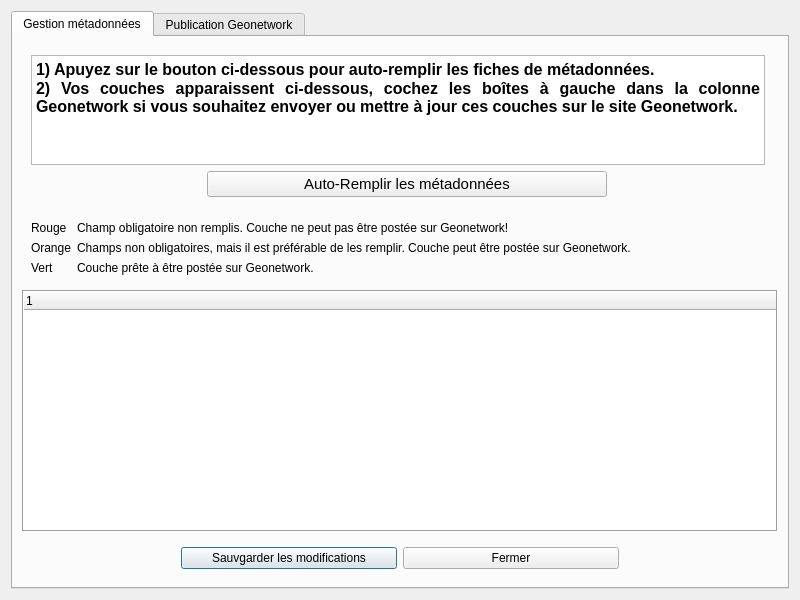
<?xml version="1.0" encoding="UTF-8"?>
<ui version="4.0">
 <class>MetaGAMDialogBase</class>
 <widget class="QDialog" name="MetaGAMDialogBase">
  <property name="windowModality">
   <enum>Qt::NonModal</enum>
  </property>
  <property name="geometry">
   <rect>
    <x>0</x>
    <y>0</y>
    <width>800</width>
    <height>600</height>
   </rect>
  </property>
  <property name="minimumSize">
   <size>
    <width>400</width>
    <height>450</height>
   </size>
  </property>
  <property name="windowTitle">
   <string>MetaGAM</string>
  </property>
  <property name="autoFillBackground">
   <bool>false</bool>
  </property>
  <property name="inputMethodHints">
   <set>Qt::ImhNone</set>
  </property>
  <layout class="QVBoxLayout" name="verticalLayout">
   <item>
    <widget class="QTabWidget" name="tabWidget">
     <property name="enabled">
      <bool>true</bool>
     </property>
     <property name="accessibleName">
      <string/>
     </property>
     <property name="tabShape">
      <enum>QTabWidget::Rounded</enum>
     </property>
     <property name="currentIndex">
      <number>0</number>
     </property>
     <widget class="QWidget" name="tab_meta">
      <attribute name="title">
       <string>Gestion métadonnées</string>
      </attribute>
      <layout class="QGridLayout" name="gridLayout_4">
       <item row="3" column="1">
        <widget class="QTreeWidget" name="treeWidget">
         <property name="enabled">
          <bool>true</bool>
         </property>
         <property name="sizePolicy">
          <sizepolicy hsizetype="Expanding" vsizetype="Expanding">
           <horstretch>0</horstretch>
           <verstretch>0</verstretch>
          </sizepolicy>
         </property>
         <property name="sizeIncrement">
          <size>
           <width>0</width>
           <height>0</height>
          </size>
         </property>
         <property name="frameShape">
          <enum>QFrame::Box</enum>
         </property>
         <column>
          <property name="text">
           <string notr="true">1</string>
          </property>
         </column>
        </widget>
       </item>
       <item row="4" column="1">
        <widget class="QFrame" name="frame_2">
         <property name="tabletTracking">
          <bool>false</bool>
         </property>
         <property name="contextMenuPolicy">
          <enum>Qt::NoContextMenu</enum>
         </property>
         <property name="autoFillBackground">
          <bool>false</bool>
         </property>
         <property name="inputMethodHints">
          <set>Qt::ImhNone</set>
         </property>
         <property name="frameShape">
          <enum>QFrame::NoFrame</enum>
         </property>
         <property name="frameShadow">
          <enum>QFrame::Raised</enum>
         </property>
         <layout class="QHBoxLayout" name="horizontalLayout">
          <item>
           <spacer name="horizontalSpacer_2">
            <property name="orientation">
             <enum>Qt::Horizontal</enum>
            </property>
            <property name="sizeType">
             <enum>QSizePolicy::Fixed</enum>
            </property>
            <property name="sizeHint" stdset="0">
             <size>
              <width>150</width>
              <height>20</height>
             </size>
            </property>
           </spacer>
          </item>
          <item>
           <widget class="QPushButton" name="pb_meta_apply">
            <property name="text">
             <string>Sauvgarder les modifications</string>
            </property>
           </widget>
          </item>
          <item>
           <widget class="QPushButton" name="pb_meta_cancel">
            <property name="text">
             <string>Fermer</string>
            </property>
           </widget>
          </item>
          <item>
           <spacer name="horizontalSpacer_3">
            <property name="orientation">
             <enum>Qt::Horizontal</enum>
            </property>
            <property name="sizeType">
             <enum>QSizePolicy::Fixed</enum>
            </property>
            <property name="sizeHint" stdset="0">
             <size>
              <width>150</width>
              <height>20</height>
             </size>
            </property>
           </spacer>
          </item>
         </layout>
        </widget>
       </item>
       <item row="0" column="1">
        <widget class="QFrame" name="frame">
         <property name="enabled">
          <bool>true</bool>
         </property>
         <property name="sizePolicy">
          <sizepolicy hsizetype="Preferred" vsizetype="Fixed">
           <horstretch>0</horstretch>
           <verstretch>0</verstretch>
          </sizepolicy>
         </property>
         <property name="maximumSize">
          <size>
           <width>752</width>
           <height>16777215</height>
          </size>
         </property>
         <property name="layoutDirection">
          <enum>Qt::LeftToRight</enum>
         </property>
         <property name="frameShape">
          <enum>QFrame::NoFrame</enum>
         </property>
         <property name="frameShadow">
          <enum>QFrame::Raised</enum>
         </property>
         <layout class="QFormLayout" name="formLayout">
          <item row="0" column="0" colspan="2">
           <widget class="QTextEdit" name="textEdit_2">
            <property name="sizePolicy">
             <sizepolicy hsizetype="Expanding" vsizetype="Fixed">
              <horstretch>0</horstretch>
              <verstretch>0</verstretch>
             </sizepolicy>
            </property>
            <property name="minimumSize">
             <size>
              <width>0</width>
              <height>110</height>
             </size>
            </property>
            <property name="maximumSize">
             <size>
              <width>16777215</width>
              <height>50</height>
             </size>
            </property>
            <property name="frameShape">
             <enum>QFrame::StyledPanel</enum>
            </property>
            <property name="frameShadow">
             <enum>QFrame::Sunken</enum>
            </property>
            <property name="midLineWidth">
             <number>0</number>
            </property>
            <property name="html">
             <string>&lt;!DOCTYPE HTML PUBLIC &quot;-//W3C//DTD HTML 4.0//EN&quot; &quot;http://www.w3.org/TR/REC-html40/strict.dtd&quot;&gt;
&lt;html&gt;&lt;head&gt;&lt;meta name=&quot;qrichtext&quot; content=&quot;1&quot; /&gt;&lt;style type=&quot;text/css&quot;&gt;
p, li { white-space: pre-wrap; }
&lt;/style&gt;&lt;/head&gt;&lt;body style=&quot; font-family:'Sans Serif'; font-size:9pt; font-weight:400; font-style:normal;&quot;&gt;
&lt;p align=&quot;justify&quot; style=&quot; margin-top:0px; margin-bottom:0px; margin-left:0px; margin-right:0px; -qt-block-indent:0; text-indent:0px;&quot;&gt;&lt;span style=&quot; font-family:'MS Shell Dlg 2'; font-size:12pt; font-weight:600;&quot;&gt;1) Apuyez sur le bouton ci-dessous pour auto-remplir les fiches de métadonnées.&lt;/span&gt;&lt;/p&gt;
&lt;p align=&quot;justify&quot; style=&quot; margin-top:0px; margin-bottom:0px; margin-left:0px; margin-right:0px; -qt-block-indent:0; text-indent:0px;&quot;&gt;&lt;span style=&quot; font-family:'MS Shell Dlg 2'; font-size:12pt; font-weight:600;&quot;&gt;2) Vos couches apparaissent ci-dessous, cochez les boîtes à gauche dans la colonne Geonetwork si vous souhaitez envoyer ou mettre à jour ces couches sur le site Geonetwork.&lt;/span&gt;&lt;/p&gt;&lt;/body&gt;&lt;/html&gt;</string>
            </property>
           </widget>
          </item>
          <item row="1" column="0">
           <spacer name="horizontalSpacer">
            <property name="orientation">
             <enum>Qt::Horizontal</enum>
            </property>
            <property name="sizeHint" stdset="0">
             <size>
              <width>170</width>
              <height>20</height>
             </size>
            </property>
           </spacer>
          </item>
          <item row="1" column="1">
           <widget class="QPushButton" name="pbAutoMeta">
            <property name="enabled">
             <bool>true</bool>
            </property>
            <property name="sizePolicy">
             <sizepolicy hsizetype="Minimum" vsizetype="Minimum">
              <horstretch>0</horstretch>
              <verstretch>0</verstretch>
             </sizepolicy>
            </property>
            <property name="minimumSize">
             <size>
              <width>0</width>
              <height>0</height>
             </size>
            </property>
            <property name="maximumSize">
             <size>
              <width>400</width>
              <height>16777215</height>
             </size>
            </property>
            <property name="font">
             <font>
              <pointsize>11</pointsize>
              <weight>50</weight>
              <bold>false</bold>
              <underline>false</underline>
             </font>
            </property>
            <property name="layoutDirection">
             <enum>Qt::LeftToRight</enum>
            </property>
            <property name="text">
             <string>Auto-Remplir les métadonnées</string>
            </property>
            <property name="checkable">
             <bool>false</bool>
            </property>
            <property name="default">
             <bool>false</bool>
            </property>
            <property name="flat">
             <bool>false</bool>
            </property>
           </widget>
          </item>
         </layout>
        </widget>
       </item>
       <item row="1" column="1">
        <widget class="QFrame" name="frame_legende">
         <property name="frameShape">
          <enum>QFrame::NoFrame</enum>
         </property>
         <property name="frameShadow">
          <enum>QFrame::Plain</enum>
         </property>
         <layout class="QGridLayout" name="gridLayout_7">
          <item row="0" column="0">
           <widget class="QLabel" name="label_Red">
            <property name="sizePolicy">
             <sizepolicy hsizetype="Fixed" vsizetype="Preferred">
              <horstretch>0</horstretch>
              <verstretch>0</verstretch>
             </sizepolicy>
            </property>
            <property name="text">
             <string>Rouge</string>
            </property>
           </widget>
          </item>
          <item row="1" column="0">
           <widget class="QLabel" name="label_Orange">
            <property name="sizePolicy">
             <sizepolicy hsizetype="Fixed" vsizetype="Preferred">
              <horstretch>0</horstretch>
              <verstretch>0</verstretch>
             </sizepolicy>
            </property>
            <property name="text">
             <string>Orange</string>
            </property>
           </widget>
          </item>
          <item row="2" column="0">
           <widget class="QLabel" name="label_Green">
            <property name="sizePolicy">
             <sizepolicy hsizetype="Fixed" vsizetype="Preferred">
              <horstretch>0</horstretch>
              <verstretch>0</verstretch>
             </sizepolicy>
            </property>
            <property name="text">
             <string>Vert</string>
            </property>
           </widget>
          </item>
          <item row="0" column="1">
           <widget class="QLabel" name="label_8">
            <property name="text">
             <string>Champ obligatoire non remplis. Couche ne peut pas être postée sur Geonetwork!</string>
            </property>
           </widget>
          </item>
          <item row="1" column="1">
           <widget class="QLabel" name="label_9">
            <property name="text">
             <string>Champs non obligatoires, mais il est préférable de les remplir. Couche peut être postée sur Geonetwork.</string>
            </property>
           </widget>
          </item>
          <item row="2" column="1">
           <widget class="QLabel" name="label_10">
            <property name="text">
             <string>Couche prête à être postée sur Geonetwork.</string>
            </property>
           </widget>
          </item>
         </layout>
        </widget>
       </item>
      </layout>
     </widget>
     <widget class="QWidget" name="tab_geo">
      <attribute name="title">
       <string>Publication Geonetwork</string>
      </attribute>
      <layout class="QGridLayout" name="gridLayout_2">
       <item row="1" column="0">
        <widget class="QFrame" name="frame_3">
         <property name="layoutDirection">
          <enum>Qt::LeftToRight</enum>
         </property>
         <property name="frameShape">
          <enum>QFrame::StyledPanel</enum>
         </property>
         <property name="frameShadow">
          <enum>QFrame::Raised</enum>
         </property>
         <layout class="QGridLayout" name="gridLayout" columnstretch="2,3,2,0">
          <item row="2" column="2">
           <widget class="QLineEdit" name="leUsername"/>
          </item>
          <item row="3" column="2">
           <widget class="QgsPasswordLineEdit" name="lePassword"/>
          </item>
          <item row="3" column="1">
           <spacer name="horizontalSpacer_4">
            <property name="orientation">
             <enum>Qt::Horizontal</enum>
            </property>
            <property name="sizeType">
             <enum>QSizePolicy::Fixed</enum>
            </property>
            <property name="sizeHint" stdset="0">
             <size>
              <width>200</width>
              <height>20</height>
             </size>
            </property>
           </spacer>
          </item>
          <item row="0" column="0" colspan="3">
           <widget class="QLabel" name="label">
            <property name="font">
             <font>
              <pointsize>11</pointsize>
              <weight>75</weight>
              <bold>true</bold>
             </font>
            </property>
            <property name="frameShadow">
             <enum>QFrame::Plain</enum>
            </property>
            <property name="text">
             <string>Connexion Geonetwork pour envoyer les métadonnées:</string>
            </property>
            <property name="wordWrap">
             <bool>false</bool>
            </property>
           </widget>
          </item>
          <item row="3" column="0">
           <widget class="QLabel" name="label_2">
            <property name="text">
             <string>Mot de pass</string>
            </property>
           </widget>
          </item>
          <item row="2" column="0">
           <widget class="QLabel" name="label_1">
            <property name="text">
             <string>Nom-utilisateur</string>
            </property>
           </widget>
          </item>
          <item row="4" column="2" alignment="Qt::AlignRight">
           <widget class="QPushButton" name="pbConnexion">
            <property name="sizePolicy">
             <sizepolicy hsizetype="Fixed" vsizetype="Fixed">
              <horstretch>0</horstretch>
              <verstretch>0</verstretch>
             </sizepolicy>
            </property>
            <property name="minimumSize">
             <size>
              <width>100</width>
              <height>25</height>
             </size>
            </property>
            <property name="text">
             <string>Connexion</string>
            </property>
            <property name="iconSize">
             <size>
              <width>16</width>
              <height>16</height>
             </size>
            </property>
           </widget>
          </item>
         </layout>
        </widget>
       </item>
       <item row="2" column="0">
        <widget class="QFrame" name="frame_4">
         <property name="enabled">
          <bool>true</bool>
         </property>
         <property name="frameShape">
          <enum>QFrame::NoFrame</enum>
         </property>
         <property name="frameShadow">
          <enum>QFrame::Raised</enum>
         </property>
         <layout class="QGridLayout" name="gridLayout_3" columnstretch="5,1,0">
          <item row="0" column="0">
           <widget class="QLabel" name="label_3">
            <property name="enabled">
             <bool>true</bool>
            </property>
            <property name="font">
             <font>
              <pointsize>10</pointsize>
             </font>
            </property>
            <property name="text">
             <string>Connexion reussie!! Postez l'ensemble des fiches métadonnées sur notre Geonetwork avec le bouton :</string>
            </property>
            <property name="wordWrap">
             <bool>true</bool>
            </property>
           </widget>
          </item>
          <item row="0" column="2" alignment="Qt::AlignBottom">
           <widget class="QPushButton" name="pbPost">
            <property name="enabled">
             <bool>true</bool>
            </property>
            <property name="sizePolicy">
             <sizepolicy hsizetype="Fixed" vsizetype="Fixed">
              <horstretch>0</horstretch>
              <verstretch>0</verstretch>
             </sizepolicy>
            </property>
            <property name="minimumSize">
             <size>
              <width>100</width>
              <height>0</height>
             </size>
            </property>
            <property name="sizeIncrement">
             <size>
              <width>0</width>
              <height>0</height>
             </size>
            </property>
            <property name="font">
             <font>
              <pointsize>10</pointsize>
              <weight>75</weight>
              <italic>false</italic>
              <bold>true</bold>
              <underline>true</underline>
              <strikeout>false</strikeout>
              <kerning>true</kerning>
             </font>
            </property>
            <property name="text">
             <string>Envoi</string>
            </property>
            <property name="checkable">
             <bool>false</bool>
            </property>
            <property name="flat">
             <bool>false</bool>
            </property>
           </widget>
          </item>
          <item row="0" column="1">
           <spacer name="horizontalSpacer_7">
            <property name="orientation">
             <enum>Qt::Horizontal</enum>
            </property>
            <property name="sizeHint" stdset="0">
             <size>
              <width>40</width>
              <height>20</height>
             </size>
            </property>
           </spacer>
          </item>
         </layout>
        </widget>
       </item>
       <item row="7" column="0">
        <widget class="QFrame" name="frame_5">
         <property name="frameShape">
          <enum>QFrame::NoFrame</enum>
         </property>
         <property name="frameShadow">
          <enum>QFrame::Raised</enum>
         </property>
         <layout class="QGridLayout" name="gridLayout_5">
          <item row="0" column="1">
           <widget class="QPushButton" name="pbCancel">
            <property name="text">
             <string>Fermer</string>
            </property>
           </widget>
          </item>
          <item row="0" column="0">
           <spacer name="horizontalSpacer_5">
            <property name="orientation">
             <enum>Qt::Horizontal</enum>
            </property>
            <property name="sizeType">
             <enum>QSizePolicy::Fixed</enum>
            </property>
            <property name="sizeHint" stdset="0">
             <size>
              <width>270</width>
              <height>20</height>
             </size>
            </property>
           </spacer>
          </item>
          <item row="0" column="2">
           <spacer name="horizontalSpacer_6">
            <property name="orientation">
             <enum>Qt::Horizontal</enum>
            </property>
            <property name="sizeType">
             <enum>QSizePolicy::Fixed</enum>
            </property>
            <property name="sizeHint" stdset="0">
             <size>
              <width>270</width>
              <height>20</height>
             </size>
            </property>
           </spacer>
          </item>
         </layout>
        </widget>
       </item>
       <item row="3" column="0">
        <widget class="QProgressBar" name="progressBar">
         <property name="value">
          <number>0</number>
         </property>
        </widget>
       </item>
       <item row="6" column="0">
        <widget class="QTableView" name="tableGN">
         <property name="enabled">
          <bool>true</bool>
         </property>
         <property name="sizePolicy">
          <sizepolicy hsizetype="Expanding" vsizetype="Expanding">
           <horstretch>0</horstretch>
           <verstretch>0</verstretch>
          </sizepolicy>
         </property>
         <property name="minimumSize">
          <size>
           <width>0</width>
           <height>0</height>
          </size>
         </property>
        </widget>
       </item>
       <item row="0" column="0">
        <widget class="QFrame" name="frame_6">
         <property name="frameShape">
          <enum>QFrame::NoFrame</enum>
         </property>
         <property name="frameShadow">
          <enum>QFrame::Raised</enum>
         </property>
         <layout class="QGridLayout" name="gridLayout_6">
          <item row="0" column="0">
           <widget class="QLabel" name="label_4">
            <property name="text">
             <string>&lt;html&gt;&lt;head/&gt;&lt;body&gt;&lt;p&gt;&lt;span style=&quot; font-size:11pt;&quot;&gt;Pour consulter notre catalogue Geonetwork cliquez ici :&lt;/span&gt;&lt;/p&gt;&lt;/body&gt;&lt;/html&gt;</string>
            </property>
           </widget>
          </item>
          <item row="0" column="1">
           <widget class="QLabel" name="labelGeo">
            <property name="text">
             <string>&lt;html&gt;&lt;head/&gt;&lt;body&gt;&lt;p align=&quot;center&quot;&gt;&lt;a href=&quot;https://geonetwork.grenoblealpesmetropole.fr/geonetwork/srv/fre/catalog.search#/home&quot;&gt;&lt;span style=&quot; font-size:10pt; font-weight:600; text-decoration: underline; color:#0000ff;&quot;&gt;Geonetwork Grenoble Alpes métropole&lt;/span&gt;&lt;/a&gt;&lt;/p&gt;&lt;/body&gt;&lt;/html&gt;</string>
            </property>
           </widget>
          </item>
         </layout>
        </widget>
       </item>
      </layout>
     </widget>
    </widget>
   </item>
  </layout>
 </widget>
 <customwidgets>
  <customwidget>
   <class>QgsPasswordLineEdit</class>
   <extends>QLineEdit</extends>
   <header>qgspasswordlineedit.h</header>
  </customwidget>
 </customwidgets>
 <resources/>
 <connections/>
</ui>
